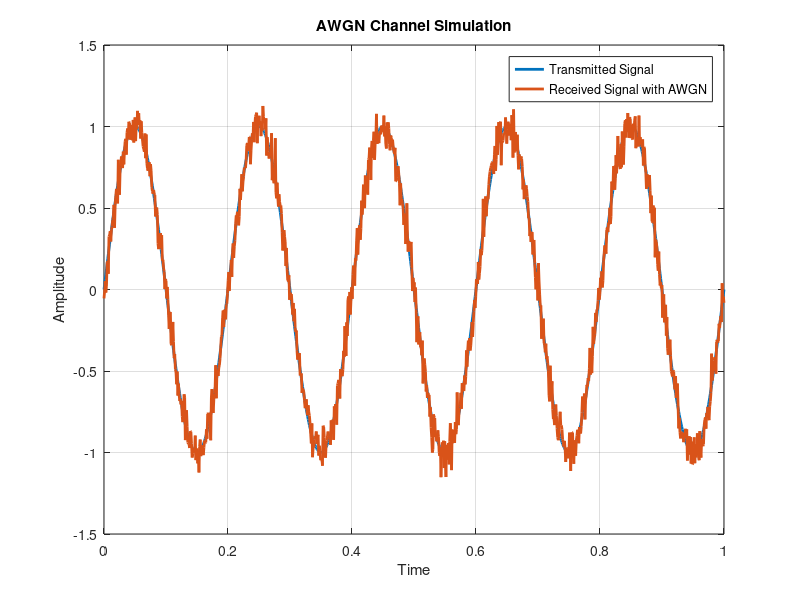

Write MATLAB code to recreate this figure.
clc;
clear all;
close all;
%%
% Parameters
numSamples = 1000;  % Number of samples in the signal
SNR_dB = 20;       % Signal-to-Noise Ratio in decibels
t = linspace(0, 1, numSamples);
signal = sin(2 * pi * 5 * t);  % Example signal (5 Hz sinusoidal)
SNR_linear = 10^(SNR_dB / 10);
noisePower = var(signal) / SNR_linear;
noise = sqrt(noisePower) * randn(1, numSamples);
receivedSignal = signal + noise;
noiseCoefficients = sqrt(var(signal) / 10^(SNR_dB / 10)) * randn(1, numSamples);
figure;
plot(t, signal, 'LineWidth', 2, 'DisplayName', 'Transmitted Signal');
hold on;
plot(t, receivedSignal, 'LineWidth', 2, 'DisplayName', 'Received Signal with AWGN');
title('AWGN Channel Simulation');
xlabel('Time');
ylabel('Amplitude');
legend('show');
grid on;
hold off;





